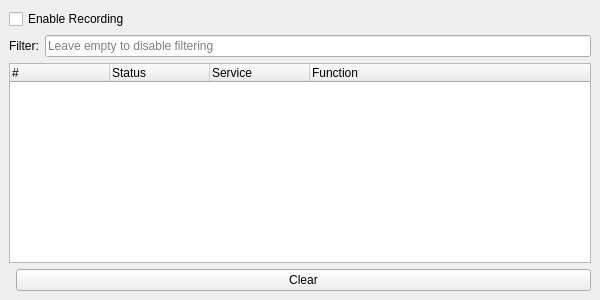
<?xml version="1.0" encoding="UTF-8"?>
<ui version="4.0">
 <class>IPCRecorder</class>
 <widget class="QDockWidget" name="IPCRecorder">
  <property name="geometry">
   <rect>
    <x>0</x>
    <y>0</y>
    <width>600</width>
    <height>300</height>
   </rect>
  </property>
  <property name="windowTitle">
   <string>IPC Recorder</string>
  </property>
  <widget class="QWidget">
   <layout class="QVBoxLayout">
    <item>
     <widget class="QCheckBox" name="enabled">
      <property name="text">
       <string>Enable Recording</string>
      </property>
     </widget>
    </item>
    <item>
     <layout class="QHBoxLayout">
      <item>
       <widget class="QLabel">
        <property name="text">
         <string>Filter:</string>
        </property>
       </widget>
      </item>
      <item>
       <widget class="QLineEdit" name="filter">
        <property name="placeholderText">
         <string>Leave empty to disable filtering</string>
        </property>
       </widget>
      </item>
     </layout>
    </item>
    <item>
     <widget class="QTreeWidget" name="main">
      <property name="alternatingRowColors">
       <bool>true</bool>
      </property>
      <column>
       <property name="text">
        <string notr="true">#</string>
       </property>
      </column>
      <column>
       <property name="text">
        <string>Status</string>
       </property>
      </column>
      <column>
       <property name="text">
        <string>Service</string>
       </property>
      </column>
      <column>
       <property name="text">
        <string>Function</string>
       </property>
      </column>
     </widget>
    </item>
    <item>
     <layout class="QHBoxLayout">
      <item>
       <spacer>
        <property name="orientation">
         <enum>Qt::Horizontal</enum>
        </property>
       </spacer>
      </item>
      <item>
       <widget class="QPushButton" name="clearButton">
        <property name="text">
         <string>Clear</string>
        </property>
       </widget>
      </item>
     </layout>
    </item>
   </layout>
  </widget>
 </widget>
 <resources/>
 <connections/>
</ui>
